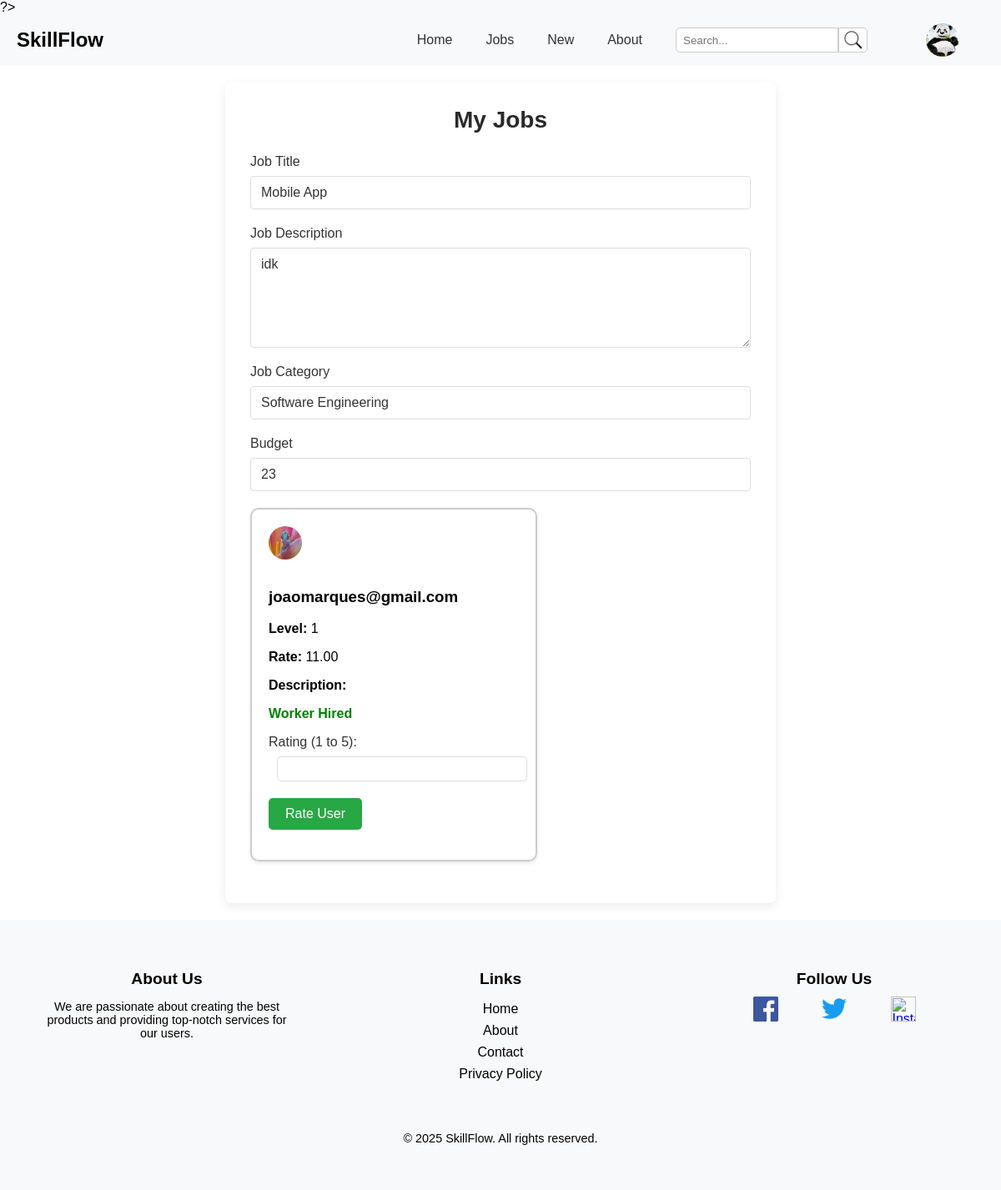
Before: /Pages/view_my_job.php?jobId=1&jobTitle=Mobile+App&jobDescription=idk&category=Software+Engineering&budget=23 (signed in) with the older database file.
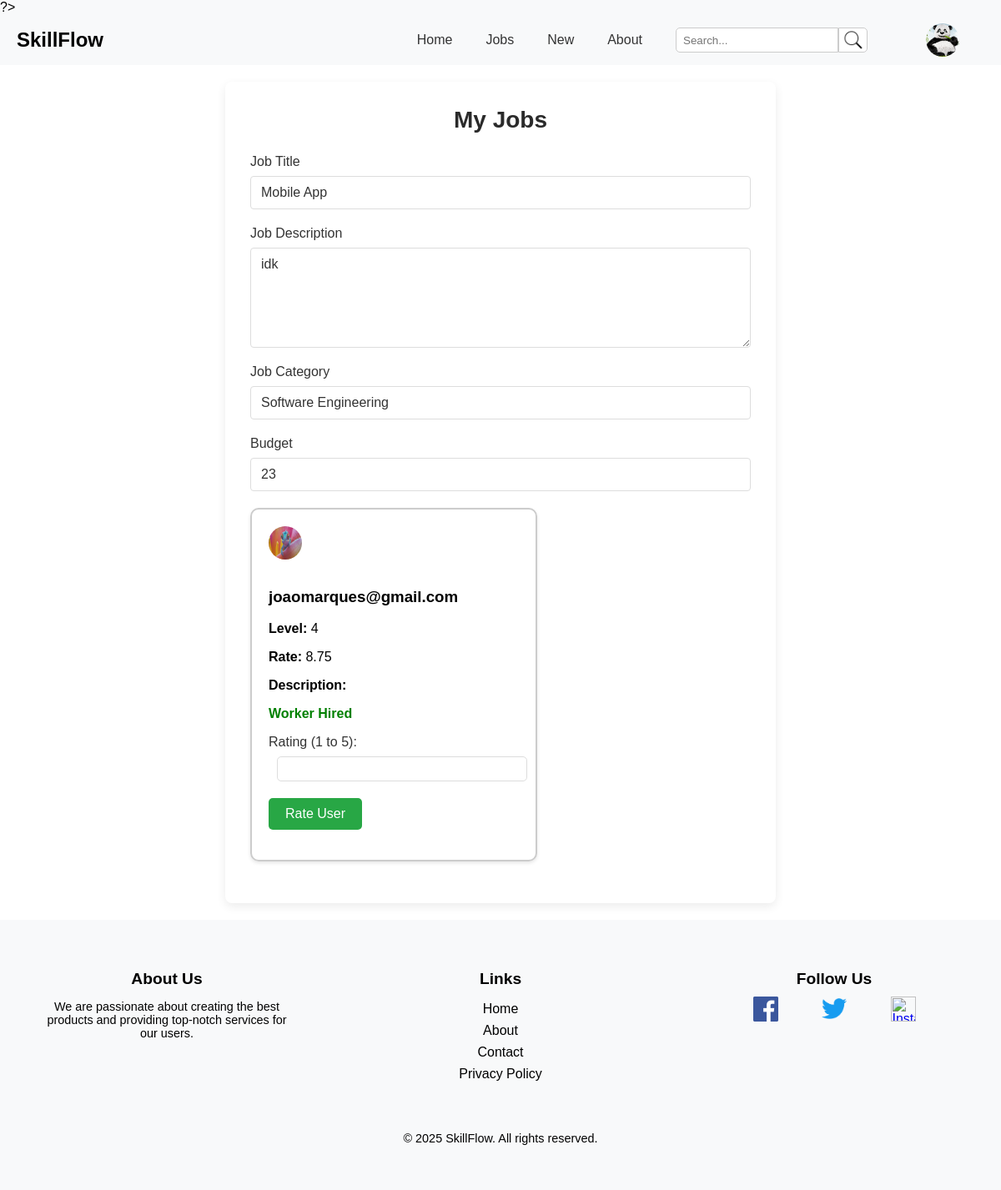
After: the same page with the newer database file.
### tables this page shows
CREATE TABLE "Service" (
    id INTEGER PRIMARY KEY AUTOINCREMENT,
    name TEXT NOT NULL,
    description TEXT NOT NULL,
    price REAL NOT NULL,
    created_at TIMESTAMP,
    number_applications INTEGER DEFAULT 0,
    category TEXT NOT NULL,
    buyer_id INTEGER NOT NULL,
    worker_id INTEGER,  -- NULL permitido
    state TEXT NOT NULL DEFAULT "hiring",
    FOREIGN KEY (buyer_id) REFERENCES User(id)
        ON DELETE CASCADE,
    FOREIGN KEY (worker_id) REFERENCES User(id)
        ON DELETE CASCADE,
    FOREIGN KEY (category) REFERENCES Category(name)
        ON DELETE CASCADE
);

CREATE TABLE "User" (
    id INTEGER PRIMARY KEY AUTOINCREMENT NOT NULL,
    name TEXT NOT NULL,
    email TEXT NOT NULL UNIQUE,
    password TEXT NOT NULL,
    created_at TEXT,
    level INTEGER NOT NULL DEFAULT 1,
    birth_date TEXT NOT NULL,
    profile_picture_id INTEGER,
    phone TEXT NOT NULL,
    nr_bank_account TEXT NOT NULL,
    address TEXT NOT NULL,
    rate REAL DEFAULT 0, 
    description TEXT DEFAULT '',
    FOREIGN KEY (profile_picture_id) REFERENCES Images(id)
        ON DELETE SET NULL
);

### Utils/Session.php (called while the page is built, shortened)
<?php
  class Session {
    public function isLoggedIn() : bool {
      return isset($_SESSION['id']);
    }
    public function getId() : ?int {
      return isset($_SESSION['id']) ? $_SESSION['id'] : null;
    }
  }
?>

### database/userClass.php (called while the page is built, shortened)
<?php
class User {
    public function __construct(
        int $id,
        string $name,
        string $email,
        string $password,
        string $created_at,
        int $level,
        string $birth_date,
        string $phone,
        string $nr_bank_account,
        string $address,
        ?float $rate,
        ?string $description,
        ?int $profile_picture_id = null
    )
    {
        $this->id = $id;
        $this->email = $email;
        $this->level = $level;
        $this->rate = $rate;
        $this->profile_picture_id = $profile_picture_id;
    }
    static function getUser(PDO $db, int $id) : User {
        $stmt = $db->prepare('
            SELECT id, name, email, password, created_at, level, birth_date, phone, nr_bank_account, address, rate, description, profile_picture_id
            FROM User
            WHERE id = ?
        ');
        $stmt->execute(array($id));
        $user = $stmt->fetch();
        return new User(
            $user['id'],
            $user['name'],
            $user['email'],
            $user['password'],
            $user['created_at'],
            $user['level'],
            $user['birth_date'],
            $user['phone'],
            $user['nr_bank_account'],
            $user['address'],
            $user['rate'],
            $user['description'],
            $user['profile_picture_id'] ?? null
        );
    }
}
?>

### database/serviceClass.php (called while the page is built, shortened)
<?php
class Service {
    public function __construct(int $id, string $name, string $description, float $price, string $created_at, int $number_applications, string $category, int $buyer_id, ?int $worker_id)
    {
        $this->worker_id = $worker_id;
        $this->state = 'hiring';
    }
    static function getService(PDO $db, int $id) : Service {
        $stmt = $db->prepare('
            SELECT id, name, description, price, created_at, number_applications, category, buyer_id, worker_id, state
            FROM Service
            WHERE id = ?
        ');
        $stmt->execute(array($id));
        $service = $stmt->fetch();
        return new Service(
            $service['id'],
            $service['name'],
            $service['description'],
            $service['price'],
            $service['created_at'],
            $service['number_applications'],
            $service['category'],
            $service['buyer_id'],
            $service['worker_id'],
            $service['state']
        );
    }
}
?>

### Templates/common_template.php (the view, shortened to what this page needs)
<?php
function drawHeader(Session $session) {
    ?>
    <!DOCTYPE html>
    <html lang="en">
    <head>
        <link rel="stylesheet" href="../css/navbar.css">
        <link rel="stylesheet" href="../css/jobs.css">
        <link rel="stylesheet" href="../css/footer.css">
        <link rel="stylesheet" href="../css/service.css">
    </head>
    <body>
        <header class="navbar">
            <a href="index.php" class="logo">SkillFlow</a>
            <div class="bar">
                <nav class="menu">
                    <a href="index.php">Home</a>
                    <a href="jobs.php">Jobs</a>
                    <a href="newjobs.php">New</a>
                    <a href="about.php">About</a>
                    <div class="search-bar">
                      <input type="text" placeholder="Search..." class="search-input" id="searchInput">
                      <button type="button" class="search-button" onclick="handleSearch()">
                          <img src="../assets/icons/search.png" alt="Search">
                      </button>
                  </div>
                </nav>
                <div class="auth-buttons" id="authButtons">
                    <?php if ($session->isLoggedIn()): ?>
                    <div class="profile-dropdown-container">
                        <div id="profileCircle" class="profile-circle" onclick="toggleDropdown()">
                                <?php
                                    require_once(__DIR__ . '/../database/connection.php');
                                    require_once(__DIR__ . '/../database/userClass.php');
                                    $db = getDatabaseConnection();
                                    $user = User::getUser($db, $session->getId());
                                    if ($user->profile_picture_id):
                                ?>
                                    <img src="../Actions/images/originals/<?= htmlspecialchars((string)$user->profile_picture_id) ?>.jpg" alt="Profile Picture" />
                                <?php else: ?>
                                    <img src="../assets/icons/user.png" alt="Profile" />
                                <?php endif; ?>
                        </div>
                    </div>
                    <?php else: ?>
                        <button class="login" id="loginButton" onclick="window.location.href='login.php'">Log in</button>
                        <button class="signup" id="signupButton" onclick="window.location.href='register.php'">Sign up</button>
                    <?php endif; ?>
                </div>
            </div>
        </header>
    <?php
}
function drawFooter() {
    ?>
    <footer class="footer">
        <div class="footer-content">
            <div class="footer-section">
                <h3>About Us</h3>
                <p>We are passionate about creating the best products and providing top-notch services for our users.</p>
            </div>
            <div class="footer-section">
                <h3>Links</h3>
                <ul>
                    <li><a href="index.php">Home</a></li>
                    <li><a href="about.php">About</a></li>
                    <li><a href="#">Contact</a></li>
                    <li><a href="#">Privacy Policy</a></li>
                </ul>
            </div>
            <div class="footer-section">
                <h3>Follow Us</h3>
                <div class="social-icons">
                    <a href="https://www.facebook.com/seu-usuario" class="social-icon" target="_blank">
                        <img src="../assets/icons/facebook-icon.png" alt="Facebook">
                    </a>
                    <a href="https://twitter.com/seu-usuario" class="social-icon" target="_blank">
                        <img src="../assets/icons/twitter-logo.png" alt="Twitter">
                    </a>
                    <a href="https://www.instagram.com/seu-usuario" class="social-icon" target="_blank">
                        <img src="../assets/icons/instagram-logo.png" alt="Instagram">
                    </a>
                </div>
            </div>
        </div>
        <div class="footer-bottom">
            <p>&copy; 2025 SkillFlow. All rights reserved.</p>
        </div>
    </footer>
    </body>
    </html>
    <?php
}
    ?>
    <?php
function draw_user(User $user, Service $service) {
    ?>
    <div class="user-card-container" style="margin-bottom: 20px; border: 2px solid #ccc; padding: 20px; width: 300px; border-radius: 10px; box-shadow: 0 2px 4px rgba(0,0,0,0.1);">
        <div class="user-card">
            <?php if (!is_null($user->profile_picture_id)): ?>
                <img src="../Actions/images/originals/<?= htmlspecialchars((string)$user->profile_picture_id) ?>.jpg" alt="User Avatar" class="user-avatar" style="width: 40px; height: 40px; border-radius: 50%; margin-bottom: 15px;">
            <?php else: ?>
                <img src="../assets/icons/user.png" alt="User Avatar" class="user-avatar" style="width: 40px; height: 40px; border-radius: 50%; margin-bottom: 15px;">
            <?php endif; ?>
            <h3><?= htmlspecialchars($user->email) ?></h3>
            <p><strong>Level:</strong> <?= number_format($user->level) ?></p>
            <p><strong>Rate: </strong><?= number_format($user->rate / $user->level, 2) ?></p>
            <p><strong>Description:</strong> <?= nl2br(htmlspecialchars($user->description)) ?></p>
        </div>
         <?php if ($service->worker_id && $service->worker_id == $user->id): ?>
            <p style="color: green; font-weight: bold;">Worker Hired</p>
            <?php if ($service->state == "worker rated"): ?>
              <p style="color: green; font-weight: bold;">Worker already rated</p>
            <?php else: ?>
              <div class="button-container" style="margin-top: 15px;">
                  <form action="../Actions/Action_Rate_User.php" method="POST">
                      <label for="rating">Rating (1 to 5):</label>
                      <input type="number" name="rating" id="rating" min="1" max="5" step="1" required style="margin-left: 10px; padding: 5px 10px; border-radius: 5px;">
                      <button class="select-worker-btn" type="submit" style="background-color: #28a745; color: white; border: none; padding: 10px 20px; border-radius: 5px; cursor: pointer; font-size: 16px;">
                          Rate User
                      </button>
                  </form>
              </div>
            <?php endif; ?>
        <?php endif; ?>
    </div>
    <?php
}
  ?>

### Pages/view_my_job.php (shortened to what this page needs)
<?php
  require_once('../Templates/common_template.php');
  require_once(__DIR__ . '/../Utils/Session.php');
  require_once(__DIR__ . '/../database/connection.php');
  require_once(__DIR__ . '/../database/serviceClass.php');
  require_once(__DIR__ . '/../database/userClass.php');
  $session = new Session();
  $db = getDatabaseConnection();
  $jobTitle = $_GET['jobTitle'] ?? 'Unknown Job';
  $jobDescription = $_GET['jobDescription'] ?? 'No description available.';
  $category = $_GET['category'] ?? 'Uncategorized';
  $budget = $_GET['budget'] ?? 'N/A';
  $jobId = $_GET['jobId'] ?? null;
  $service = Service::getService($db, $jobId);
?>
<?php drawHeader($session); ?>
<!DOCTYPE html>
<html lang="en">
<head>
  <link rel="stylesheet" href="../css/newjobs.css" />
  <link rel="stylesheet" href="../css/navbar.css" />
  <link rel="stylesheet" href="../css/footer.css" />
</head>
<body>
  <main class="new-job-container">
    <div class="form-container">
      <h1>My Jobs</h1>
      <div class="job-form">
        <label for="jobTitle">Job Title</label>
        <input type="text" id="jobTitle" name="jobTitle" value="<?= htmlspecialchars($jobTitle) ?>" readonly />
        <label for="jobDescription">Job Description</label>
        <textarea id="jobDescription" name="jobDescription" rows="5" readonly><?= htmlspecialchars($jobDescription) ?></textarea>
        <label for="category">Job Category</label>
        <input type="text" id="category" name="category" value="<?= htmlspecialchars($category) ?>" readonly />
        <label for="budget">Budget</label>
        <input type="text" id="budget" name="budget" value="<?= htmlspecialchars($budget) ?>" readonly />
        <section class="applied-users-container">
  <?php if ($service->worker_id): ?>
    <?php
      $worker = User::getUser($db, $service->worker_id);
      if ($worker) {
        draw_user($worker, $service);
      } else {
        echo "<p>Selected worker not found.</p>";
      }
    ?>
  <?php endif; ?>
</section>
      </div>
    </div>
  </main>
<?php drawFooter($session); ?>
</body>
</html>

### css/navbar.css (style rules this page uses)
.logo { font-size: 1.5rem; font-weight: bold; color: black; text-decoration: none; cursor: pointer; }
.navbar { display: flex; flex: 3; align-items: center; justify-content: space-between; padding: 10px 20px; background-color: #f8f9fa; }
.bar { display: flex; align-items: center; }
.menu { display: flex; align-items: center; }
.menu a { margin-right: 40px; text-decoration: none; color: #333; }
.search-bar { display: flex; align-items: center; height: 30px; margin-right: 40px; }
.search-input { padding: 8px; border: 1px solid #ccc; border-radius: 5px 0 0 5px; outline: none; height: 100%; box-sizing: border-box; }
.search-button { background-color: white; border: 1px solid #ccc; padding: 0; border-radius: 0 5px 5px 0; cursor: pointer; outline: none; height: 100%; width: 35px; display: flex; align-items: center; justify-content: center; }
.search-button img { max-width: 100%; max-height: 100%; }
.auth-buttons { display: flex; margin-left: auto; flex-shrink: 0; align-items: center; padding: 0 10px; height: 100%; min-width: 80px; justify-content: center; gap: 10px; }
.profile-circle { width: 40px; height: 40px; border-radius: 50%; overflow: hidden; cursor: pointer; display: inline-block; position: relative; }
.profile-circle img { width: 100%; height: 100%; object-fit: cover; display: block; }
.profile-dropdown-container { position: relative; display: inline-block; }
.profile-circle { cursor: pointer; width: 40px; height: 40px; border-radius: 50%; overflow: hidden; }

### css/jobs.css (style rules this page uses)
body { font-family: Arial, sans-serif; margin: 0; padding: 0; background-color: #f8f9fa; }
h1, h2 { margin: 0; }
button { cursor: pointer; font-family: inherit; }

### css/footer.css (style rules this page uses)
.footer { background-color: #f8f9fa; padding: 40px 0; text-align: center; }
.footer-content { display: flex; justify-content: space-around; margin-bottom: 20px; flex-wrap: wrap; }
.footer-section { flex: 1; max-width: 300px; padding: 0 20px; }
.footer-section h3 { font-size: 1.2rem; margin-bottom: 10px; color: black; }
.footer-section p { font-size: 0.9rem; color: black; }
.footer-section ul { list-style-type: none; padding: 0; }
.footer-section ul li { margin: 8px 0; }
.footer-section ul li a { color: black; text-decoration: none; }
.social-icons { display: flex; justify-content: space-evenly; }
.social-icon { width: 30px; height: 30px; display: inline-block; }
.social-icon img { width: 100%; height: 100%; object-fit: contain; }
.footer-bottom { padding-top: 10px; font-size: 0.9rem; }

### css/newjobs.css (style rules this page uses)
body { font-family: Arial, sans-serif; margin: 0; padding: 0; background-color: #f8f9fa; }
h1, h2 { margin: 0; }
button { cursor: pointer; font-family: inherit; }
.new-job-container { display: flex; justify-content: center; align-items: center; min-height: 80vh; padding: 20px; background-color: #fff; }
.form-container { background-color: #ffffff; padding: 30px; border-radius: 8px; box-shadow: 0 4px 12px rgba(0, 0, 0, 0.08); width: 100%; max-width: 600px; }
h1 { text-align: center; font-size: 28px; margin-bottom: 25px; color: #2a2a2a; }
.job-form label { font-size: 16px; margin-bottom: 8px; color: #333; display: block; }
.job-form input, .job-form select, .job-form textarea { width: 100%; padding: 10px 12px; margin-bottom: 20px; border: 1px solid #ddd; border-radius: 4px; font-size: 16px; color: #333; box-sizing: border-box; font-family: inherit; background-color: #fff; }
.job-form textarea { resize: vertical; min-height: 120px; }

Changed rows visible on the page:
changed user "joaomarques@gmail.com": level "1" → "4"; $user->rate / $user->level "11.00" → "8.75"
